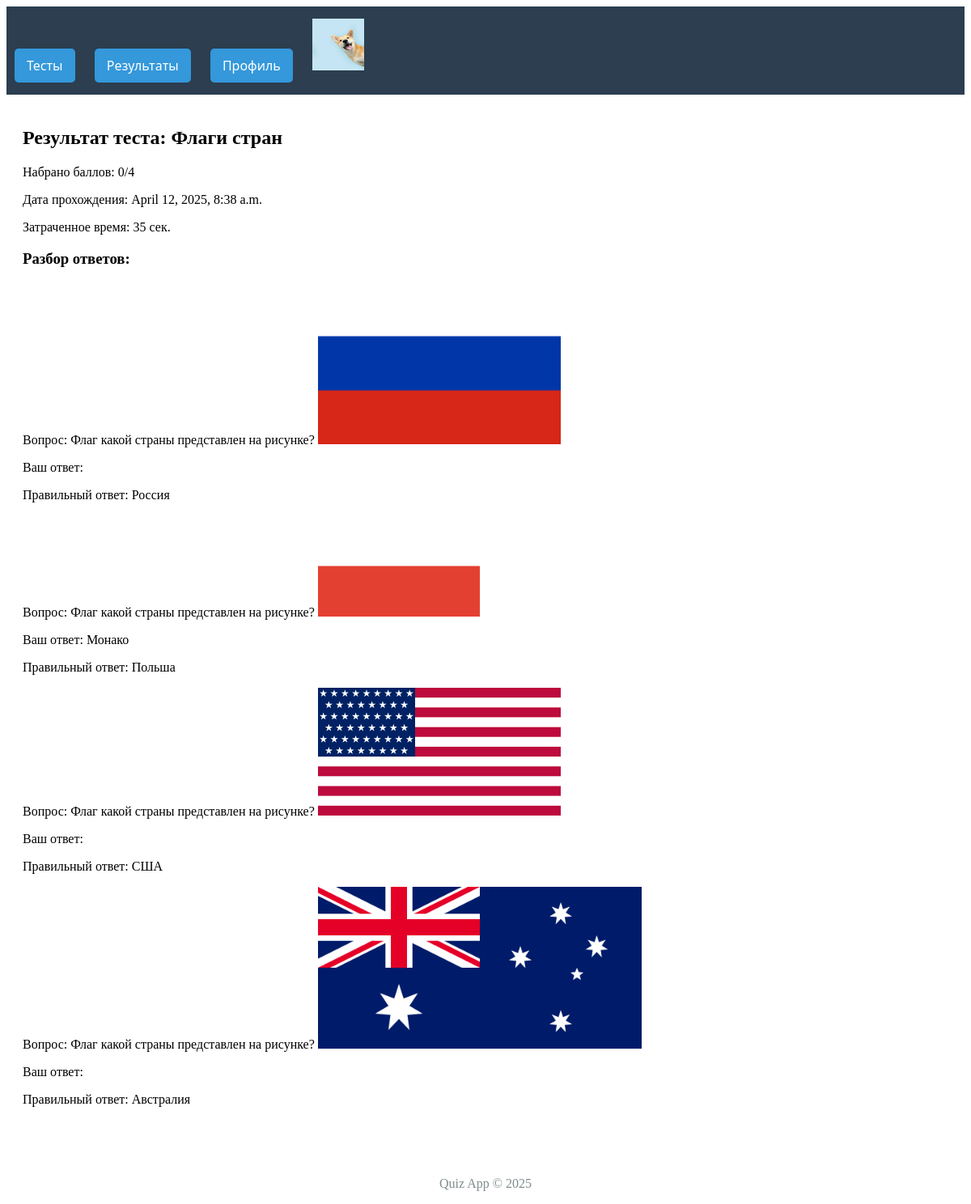
Screenshot of /results/20/ (signed in) with the database file from the repository.
### users/models.py (models this page shows)
class User(AbstractUser):
    is_student = models.BooleanField(default=False)
    is_teacher = models.BooleanField(default=False)
    avatar = models.ImageField(upload_to='avatars/', blank=True)

### results/models.py (models this page shows)
class QuizResult(models.Model):
    student = models.ForeignKey(User, on_delete=models.CASCADE)
    quiz = models.ForeignKey(Quiz, on_delete=models.CASCADE, null=True, blank=True)
    score = models.PositiveIntegerField()
    completed_at = models.DateTimeField(auto_now_add=True)
    time_spent = models.PositiveIntegerField(default=0)

class StudentAnswer(models.Model):
    quiz_result = models.ForeignKey(QuizResult, on_delete=models.CASCADE, null=True, blank=True)
    student = models.ForeignKey(User, on_delete=models.CASCADE)
    question = models.ForeignKey(Question, on_delete=models.CASCADE)
    answer_text = models.TextField(blank=True)  # Для текстовых ответов
    selected_answer = models.ForeignKey(Answer, on_delete=models.CASCADE, null=True, blank=True)  # Для выбора варианта
    is_correct = models.BooleanField(default=False)

### quizzes/models.py (models this page shows, shortened)
class Quiz(models.Model):
    title = models.CharField(max_length=200)
    time_limit = models.PositiveIntegerField(
        default=10,  # 10 минут по умолчанию
        help_text="Лимит времени в минутах"
    )
    creator = models.ForeignKey(
        settings.AUTH_USER_MODEL,
        on_delete=models.CASCADE,
        related_name='created_quizzes',
        blank=False,
    )
    created_at = models.DateTimeField(auto_now_add=True)
    is_published = models.BooleanField(default=False)

class Question(models.Model):
    quiz = models.ForeignKey(Quiz, on_delete=models.CASCADE)
    text = models.TextField(default='')
    image = models.ImageField(
        upload_to='questions/images/',
        blank=True,
        null=True,
        verbose_name="Изображение"
    )
    question_type = models.CharField(choices=[("MC", "Multiple Choice"), ("TXT", "Text Answer")], max_length=3)

class Answer(models.Model):
    question = models.ForeignKey(Question, on_delete=models.CASCADE)
    text = models.CharField(max_length=200)
    is_correct = models.BooleanField(default=False)

### results/views.py (the view)
# urls.py: path('<int:result_id>/', views.result_detail, name='result_detail'),
@login_required
def result_detail(request, result_id):
    result = get_object_or_404(QuizResult, id=result_id, student=request.user)
    answers = StudentAnswer.objects.filter(student=request.user, question__quiz=result.quiz)
    return render(request, 'results/result_detail.html', {'result': result, 'answers': answers})

### quiz_project/templates/results/result_detail.html
{% extends 'base.html' %}
{% block content %}
<div class="container mt-4">
    <h2>Результат теста: {{ result.quiz.title }}</h2>
    <p>Набрано баллов: {{ result.score }}/{{ result.quiz.question_set.count }}</p>
    <p>Дата прохождения: {{ result.completed_at }}</p>
    <p>Затраченное время: {{ result.time_spent }} сек.</p>
    <h3 class="mt-4">Разбор ответов:</h3>
    {% for answer in result.studentanswer_set.all %}
        <div class="card mb-3 {% if answer.is_correct %}border-success{% else %}border-danger{% endif %}">
            <div class="card-header">
                Вопрос: {{ answer.question.text }}
                {% if answer.question.image %}
                    <img src="{{ answer.question.image.url }}" style="max-height: 200px;" >
                {% endif %}
            </div>
            <div class="card-body">
                <p>Ваш ответ:
                    {% if answer.question.question_type == "TXT" %}
                        {{ answer.answer_text }}
                    {% else %}
                        {{answer.selected_answer.text}}
                    {% endif %}</p>
                <p>Правильный ответ:
                    {% if answer.question.question_type == "MC" %}
                        {% for answer in answer.question.answer_set.all%}
                            {% if answer.is_correct%}
                                {{ answer.text}}
                            {% endif %}
                        {% endfor%}
                    {% else %}
                        {% for answer in answer.question.answer_set.all%}
                            {% if answer.is_correct %}
                                {{ answer.text}}
                            {% endif %}
                        {% endfor%}
                    {% endif %}
                </p>
            </div>
        </div>
    {% endfor %}
</div>
{% endblock %}

### quiz_project/templates/base.html (shortened to what this page needs)
<!DOCTYPE html>
<html lang="ru">
<head>
</head>
<head>
</head>
<body>
    <header>
        <nav>
            <div>
                <a><span>Тесты</span></a>
            </div>
            <div>
                <a><span>Результаты</span></a>
            </div>
            <div>
                <a><span>Профиль</span></a>
            </div>
            <div>
                {% if user.avatar %}
                            <img src="{{ user.avatar.url }}"
                            alt="Аватар"
                            width="64"
                            height="64"
                            class="rounded-circle me-2">
                        {% endif %}
            </div>
        </nav>
    </header>
    <div class="content">
        {% block content %}{% endblock %}
    </div>
    <footer style="text-align: center; margin-top: 50px; color: #7f8c8d;">
        <p>Quiz App © {% now "Y" %}</p>
    </footer>
</body>
</html>

### quiz_project/templates/base.html (style rules this page uses)
nav { background: #2c3e50; padding: 15px 0; font-family: 'Segoe UI', Tahoma, Geneva, Verdana, sans-serif; }
nav > div { display: inline-block; position: relative; margin: 0 10px; }
nav a { color: white; text-decoration: none; padding: 10px 15px; display: block; }
nav > div > a { background: #3498db; border-radius: 5px; transition: all 0.3s; }
.content { padding: 20px; }

### rows the page displays
User: avatar (picture)
QuizResult: quiz "Флаги стран", score "0", quiz.question_set.count "4", completed_at "April 12, 2025, 8:38 a.m.", time_spent "35"
StudentAnswer: question.text "Флаг какой страны представлен на рисунке?", question.image (picture)
Answer: text "Россия"
StudentAnswer: question.text "Флаг какой страны представлен на рисунке?", question.image (picture), selected_answer.text "Монако"
Answer: text "Польша"
StudentAnswer: question.text "Флаг какой страны представлен на рисунке?", question.image (picture)
Answer: text "США"
StudentAnswer: question.text "Флаг какой страны представлен на рисунке?", question.image (picture)
Answer: text "Австралия"
